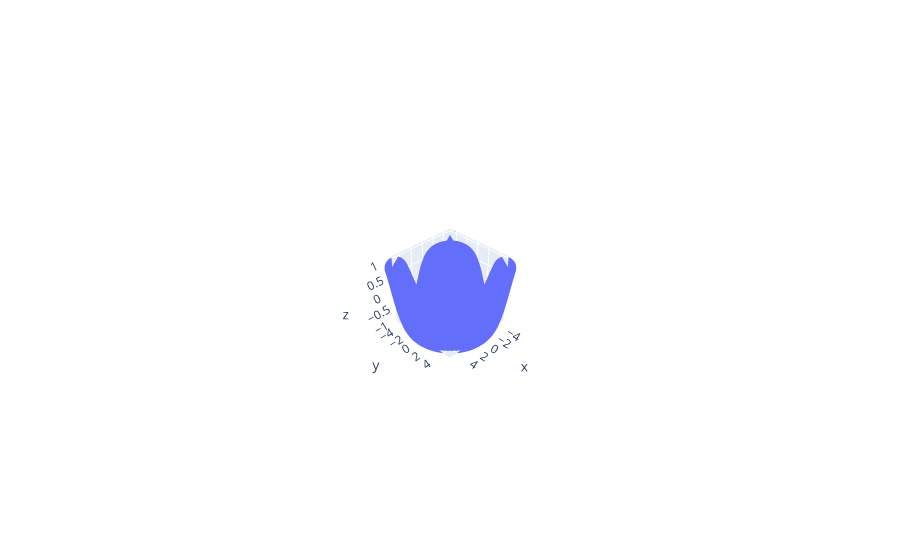

Notebook source saved alongside this figure:
### Code cell
#question 4
x = np.linspace(-5, 5, 100)
y = np.linspace(-5, 5, 100)
x, y = np.meshgrid(x, y)
z = np.sin(np.sqrt(x**2 + y**2))
data = {
    'X': x.flatten(),
    'Y': y.flatten(),
    'Z': z.flatten()
}
df = pd.DataFrame(data)

fig= go.Figure()
fig.add_trace(go.Scatter3d(x=df.X,y=df.Y,z=df.Z, mode='markers'))

### Figure 1 — Plotly figure (JSON) as saved in the notebook; plotly's stock layout.template omitted (floating-point values rounded to 4 significant figures; data arrays with more than 128 entries replaced by an {"elided": "..."} marker saying what was removed)
{"data": [{"mode": "markers", "type": "scatter3d", "x": {"elided": "10000 float values"}, "y": {"elided": "10000 float values"}, "z": {"elided": "10000 float values"}}], "layout": {"autosize": true, "scene": {"aspectmode": "auto", "aspectratio": {"x": 1, "y": 1, "z": 1}, "camera": {"center": {"x": 0, "y": 0, "z": 0}, "eye": {"x": 3.356, "y": 3.356, "z": 3.356}, "projection": {"type": "perspective"}, "up": {"x": -0.009931, "y": 0.01003, "z": 0.9999}}}}}
